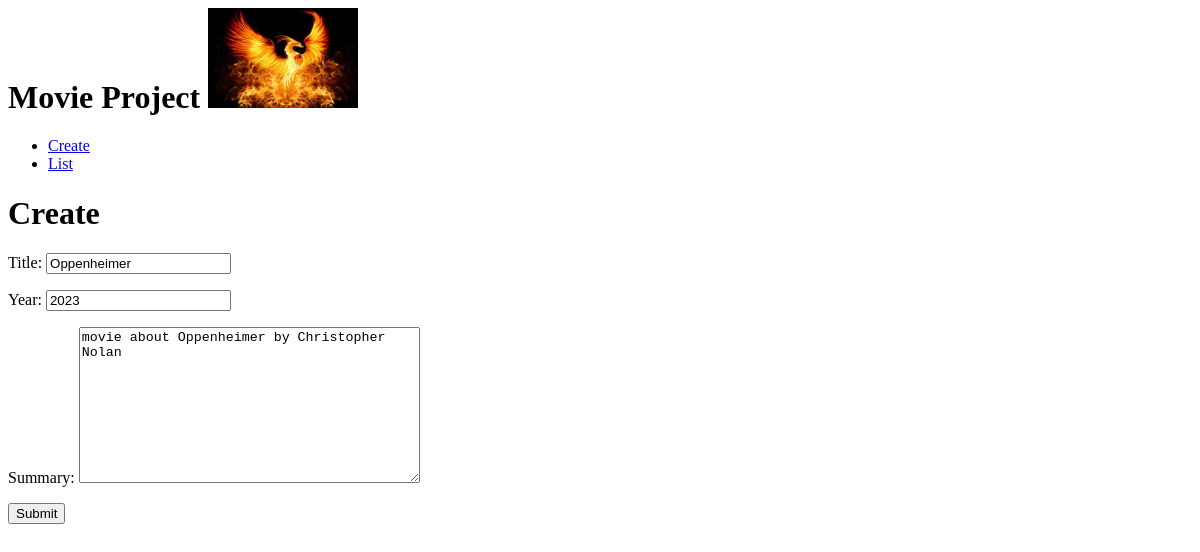
Page /edit/1 on the earlier database version.
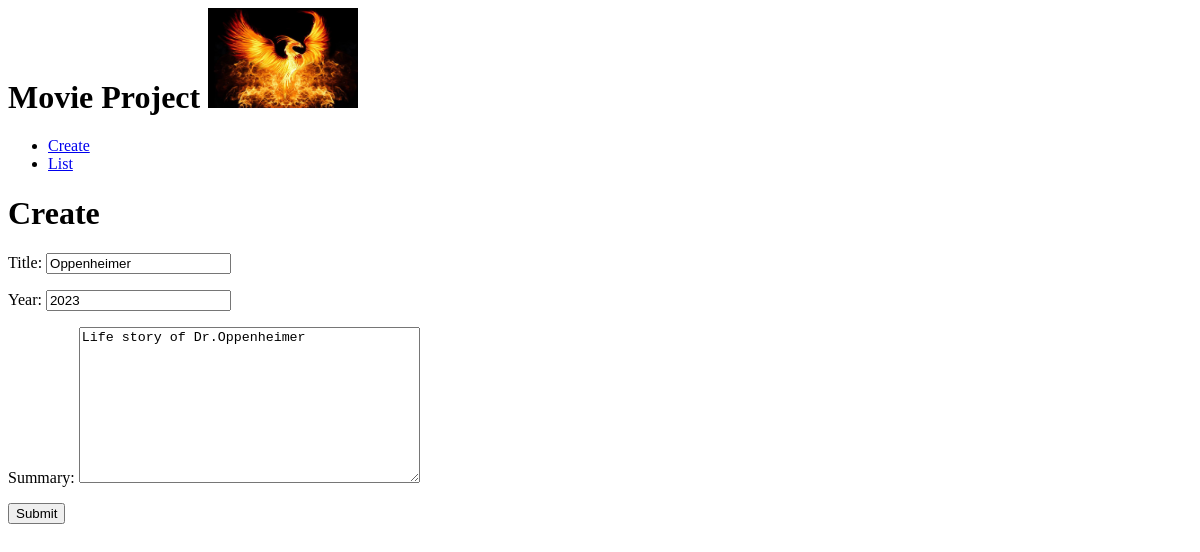
Same page on the later database version.
### movies/models.py (models this page shows)
class movie_data(models.Model):
    title=models.CharField(max_length=250)
    year=models.IntegerField(null=True)
    summary=models.TextField(blank=True)

### movies/views.py (the view)
# urls.py: path('edit/<pk>', views.edit,name='edit'),
def edit(request,pk):
    edit_instance=movie_data.objects.get(pk=pk)
    if request.POST:
        frm=movie_form(request.POST,instance=edit_instance)
        if frm.is_valid():
            edit_instance.save()
        else:
            edit_instance=movie_form(instance=edit_instance)
    frm=movie_form(instance=edit_instance)
    return render(request,'create.html',{'frm':frm})

### movies/forms.py
class movie_form(ModelForm):
    class Meta:
        model=movie_data
        fields='__all__'

### templates/create.html (shortened to what this page needs)
{%extends 'blank_layout.html'%}
{%block content%}
<h1>Create</h1>
<form method="post" enctype="multipart/form-data">
{{ frm.as_p }}
<button type="submit">Submit</button>
</form>
{%endblock content%}

Differences in the rows shown:
changed movie_data "Oppenheimer": summary "movie about Oppenheimer by Christopher Nolan" → "Life story of Dr.Oppenheimer"
